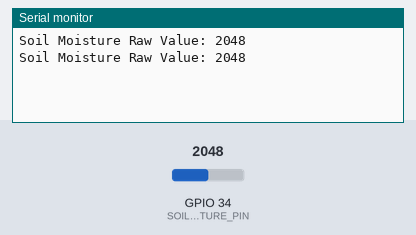
Recording of a sketch running on a simulated ESP32. Parts: the last lines printed to the serial monitor. The test bench sets the inputs (shaded band); at power-on: GPIO 34 (SOIL_MOISTURE_PIN) = 2048.

Above: at 2.2 s.
2.3 s: GPIO 34 (SOIL_MOISTURE_PIN) set to 2866
At 3.6 s:
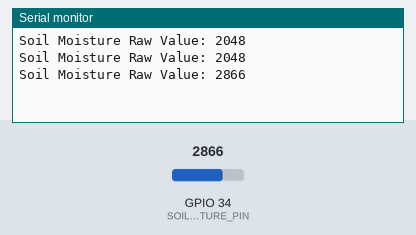
3.8 s: GPIO 34 (SOIL_MOISTURE_PIN) set to 3603
At 4.7 s:
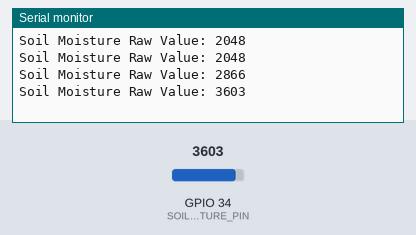
Timing chart, 0 to 6.8 s (numbered marks = the images above; inputs shaded):
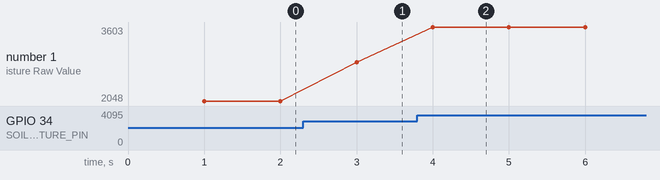

The sketch:

Soilmoisture.ino
```cpp
#define SOIL_MOISTURE_PIN 34

void setup() {
  Serial.begin(115200);
  delay(1000);
}

void loop() {
  int moisture = analogRead(SOIL_MOISTURE_PIN);
  Serial.print("Soil Moisture Raw Value: ");
  Serial.println(moisture);
  delay(1000);
}
```

Measured:
- after the input at 2.3 s, the serial monitor: prints a new line after 0.70 s (image 1)
- after the input at 3.8 s, the serial monitor: prints a new line after 0.20 s (image 2)
- plotted number 1: 2048 → 2866 after the input at 2.3 s, 2866 → 3603 after the input at 3.8 s
